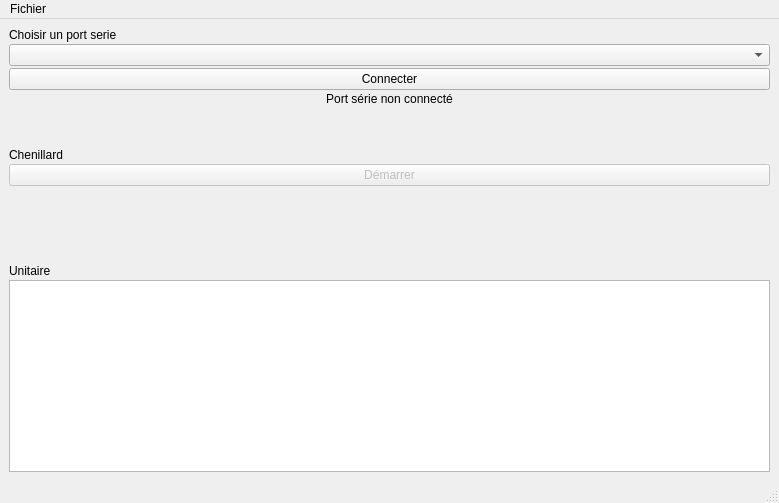
<?xml version="1.0" encoding="UTF-8"?>
<ui version="4.0">
 <class>MainWindow</class>
 <widget class="QMainWindow" name="MainWindow">
  <property name="geometry">
   <rect>
    <x>0</x>
    <y>0</y>
    <width>779</width>
    <height>503</height>
   </rect>
  </property>
  <property name="windowTitle">
   <string>DigOutUtil</string>
  </property>
  <widget class="QWidget" name="centralwidget">
   <property name="enabled">
    <bool>true</bool>
   </property>
   <property name="maximumSize">
    <size>
     <width>16777213</width>
     <height>16777213</height>
    </size>
   </property>
   <layout class="QVBoxLayout" name="verticalLayout">
    <property name="spacing">
     <number>2</number>
    </property>
    <item>
     <layout class="QVBoxLayout" name="verticalLayout_3">
      <item>
       <layout class="QHBoxLayout" name="horizontalLayout">
        <property name="spacing">
         <number>2</number>
        </property>
       </layout>
      </item>
     </layout>
    </item>
    <item>
     <layout class="QVBoxLayout" name="verticalLayout_5">
      <item>
       <widget class="QLabel" name="label">
        <property name="text">
         <string>Choisir un port serie</string>
        </property>
       </widget>
      </item>
      <item>
       <widget class="QComboBox" name="comboSerial"/>
      </item>
      <item>
       <widget class="QPushButton" name="btnSerial">
        <property name="text">
         <string>Connecter</string>
        </property>
       </widget>
      </item>
      <item>
       <widget class="QLabel" name="etatSerial">
        <property name="text">
         <string>Port série non connecté</string>
        </property>
        <property name="alignment">
         <set>Qt::AlignCenter</set>
        </property>
       </widget>
      </item>
     </layout>
    </item>
    <item>
     <layout class="QHBoxLayout" name="horizontalLayout_2">
      <item>
       <layout class="QVBoxLayout" name="verticalLayout_7">
        <item>
         <spacer name="verticalSpacer">
          <property name="orientation">
           <enum>Qt::Vertical</enum>
          </property>
          <property name="sizeHint" stdset="0">
           <size>
            <width>20</width>
            <height>40</height>
           </size>
          </property>
         </spacer>
        </item>
        <item>
         <widget class="QLabel" name="label_3">
          <property name="text">
           <string>Chenillard</string>
          </property>
         </widget>
        </item>
        <item>
         <widget class="QPushButton" name="startChen">
          <property name="enabled">
           <bool>false</bool>
          </property>
          <property name="text">
           <string>Démarrer</string>
          </property>
         </widget>
        </item>
       </layout>
      </item>
     </layout>
    </item>
    <item>
     <spacer name="verticalSpacer_2">
      <property name="orientation">
       <enum>Qt::Vertical</enum>
      </property>
      <property name="sizeHint" stdset="0">
       <size>
        <width>20</width>
        <height>40</height>
       </size>
      </property>
     </spacer>
    </item>
    <item>
     <layout class="QHBoxLayout" name="horizontalLayout_3">
      <item>
       <layout class="QVBoxLayout" name="verticalLayout_2">
        <item>
         <widget class="QLabel" name="label_2">
          <property name="text">
           <string>Unitaire</string>
          </property>
         </widget>
        </item>
        <item>
         <layout class="QGridLayout" name="gridBtn">
          <property name="horizontalSpacing">
           <number>7</number>
          </property>
         </layout>
        </item>
        <item>
         <layout class="QVBoxLayout" name="listBtn"/>
        </item>
       </layout>
      </item>
     </layout>
    </item>
    <item>
     <widget class="QPlainTextEdit" name="retourCmd">
      <property name="undoRedoEnabled">
       <bool>false</bool>
      </property>
      <property name="readOnly">
       <bool>true</bool>
      </property>
     </widget>
    </item>
   </layout>
  </widget>
  <widget class="QMenuBar" name="menubar">
   <property name="geometry">
    <rect>
     <x>0</x>
     <y>0</y>
     <width>779</width>
     <height>26</height>
    </rect>
   </property>
   <widget class="QMenu" name="menuFichier">
    <property name="title">
     <string>Fichier</string>
    </property>
    <addaction name="actionQuitter"/>
   </widget>
   <addaction name="menuFichier"/>
  </widget>
  <widget class="QStatusBar" name="statusbar"/>
  <action name="actionQuitter">
   <property name="text">
    <string>Quitter</string>
   </property>
  </action>
 </widget>
 <resources/>
 <connections/>
</ui>
